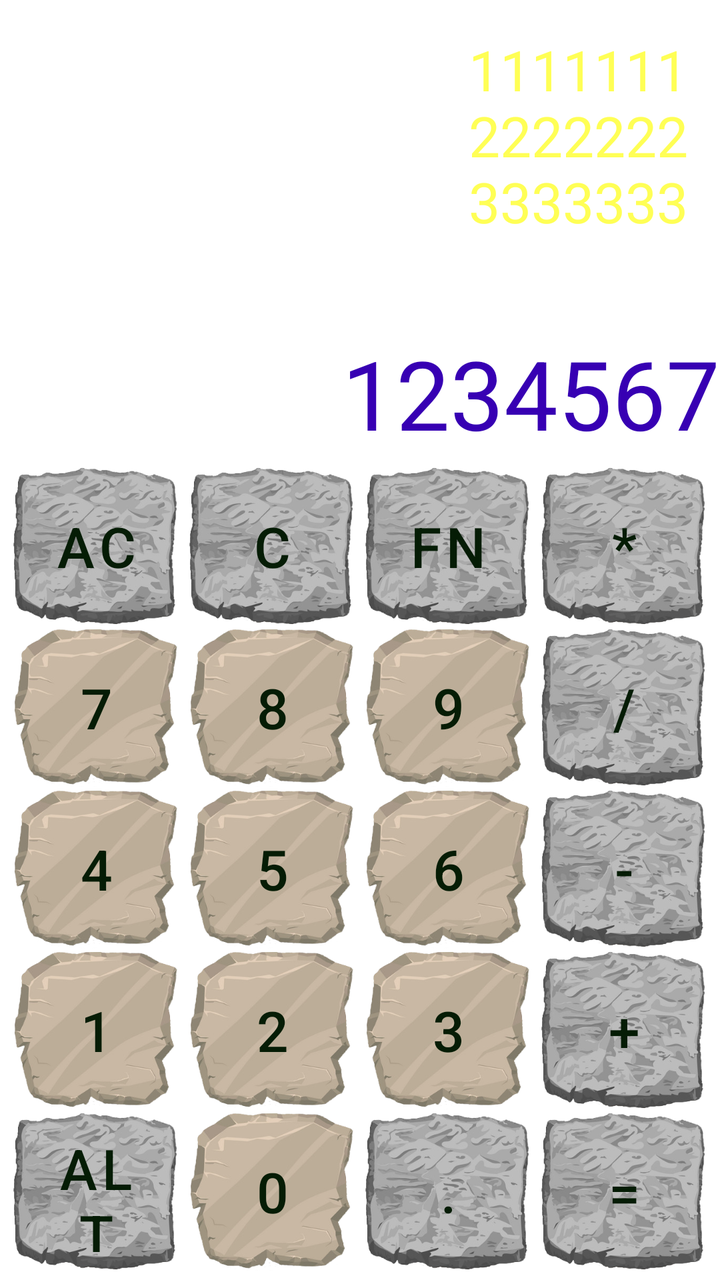
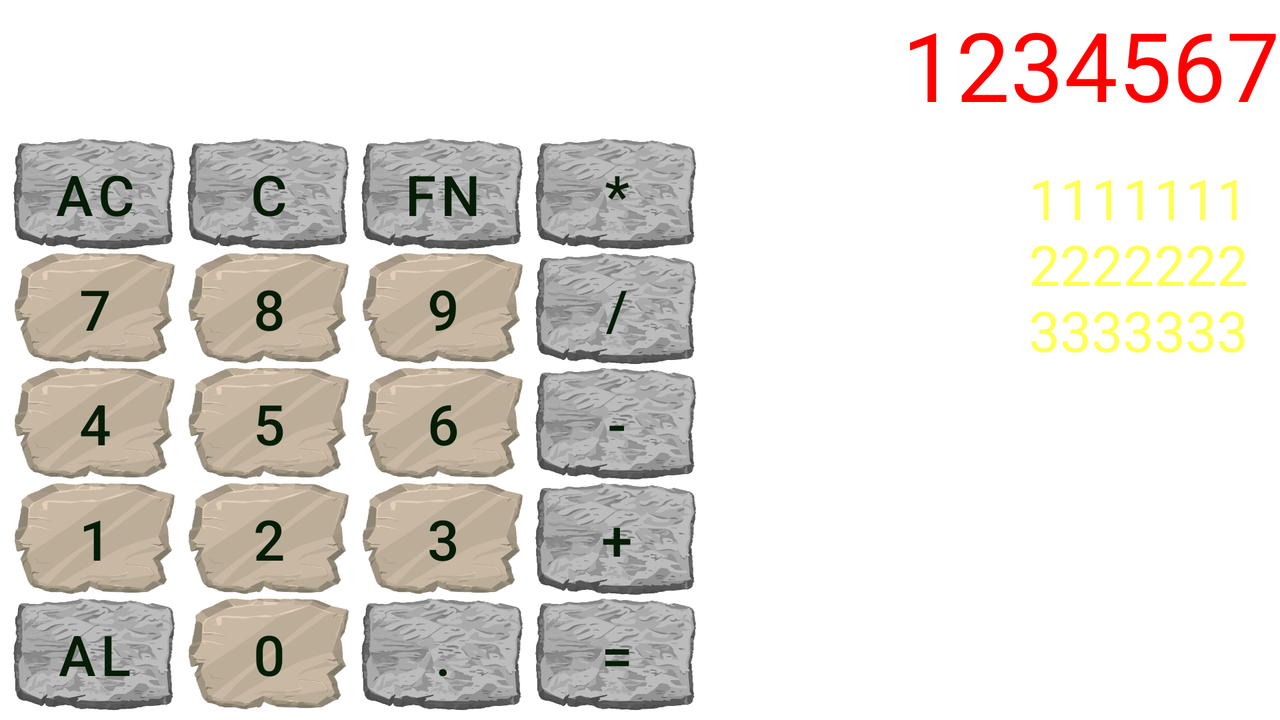

Compare how this app lays out the same screen by default and in its alternative resource folder. The renders come first, then the two layout files and the values they reference.
<!-- AndroidManifest.xml: application theme Theme.MarsCalculator -->
<!-- res/layout/activity_main.xml -->
<?xml version="1.0" encoding="utf-8"?>
<FrameLayout xmlns:android="http://schemas.android.com/apk/res/android"
    xmlns:app="http://schemas.android.com/apk/res-auto"
    xmlns:tools="http://schemas.android.com/tools"
    android:layout_width="match_parent"
    android:layout_height="match_parent"
    tools:context=".ui.MarsCalculatorActivity">

    <ImageView
        android:layout_width="match_parent"
        android:layout_height="match_parent"
        android:contentDescription="@string/main_image"
        android:scaleType="centerCrop"
        android:src="@drawable/mars_2051748_1280" />

    <androidx.constraintlayout.widget.ConstraintLayout
        android:layout_width="match_parent"
        android:layout_height="match_parent">

        <androidx.core.widget.NestedScrollView
            android:id="@+id/scroll_display"
            android:layout_width="match_parent"
            android:layout_height="0dp"
            android:verticalScrollbarPosition="left"
            app:layout_constraintBottom_toTopOf="@id/enter_display"
            app:layout_constraintTop_toTopOf="parent"
            app:layout_constraintVertical_weight="4">

            <TextView
                android:id="@+id/display"
                style="@style/display_text"
                android:layout_width="match_parent"
                android:layout_height="match_parent"
                android:gravity="end"
                android:padding="@dimen/padding_16"
                tools:text="1111111\n2222222\n3333333" />
        </androidx.core.widget.NestedScrollView>

        <TextView
            android:id="@+id/enter_display"
            android:layout_width="match_parent"
            android:layout_height="wrap_content"
            android:textColor="@color/purple_700"
            android:textSize="@dimen/display_text_size"
            app:layout_constraintBottom_toTopOf="@id/key_field"
            app:layout_constraintTop_toBottomOf="@id/scroll_display"
            android:textAlignment="viewEnd"
            tools:text="1234567" />

        <GridLayout
            android:id="@+id/key_field"
            android:layout_width="match_parent"
            android:layout_height="0dp"
            android:columnCount="4"
            android:padding="@dimen/padding_4"
            app:layout_constraintBottom_toBottomOf="parent"
            app:layout_constraintTop_toBottomOf="@id/enter_display"
            app:layout_constraintVertical_weight="10">

            <com.google.android.material.button.MaterialButton
                android:id="@+id/button_ac"
                style="@style/CalculatorButton.FuncButton"
                android:text="@string/btn_AC" />

            <com.google.android.material.button.MaterialButton
                android:id="@+id/button_c"
                style="@style/CalculatorButton.FuncButton"
                android:text="@string/btn_C" />

            <com.google.android.material.button.MaterialButton
                android:id="@+id/button_fn"
                style="@style/CalculatorButton.FuncButton"
                android:text="@string/btn_fn" />

            <com.google.android.material.button.MaterialButton
                android:id="@+id/button_multi"
                style="@style/CalculatorButton.FuncButton"
                android:text="@string/btn_multi" />

            <com.google.android.material.button.MaterialButton
                android:id="@+id/button_7"
                style="@style/CalculatorButton.NumericButton"
                android:text="@string/btn_7" />

            <com.google.android.material.button.MaterialButton
                android:id="@+id/button_8"
                style="@style/CalculatorButton.NumericButton"
                android:text="@string/btn_8" />

            <com.google.android.material.button.MaterialButton
                android:id="@+id/button_9"
                style="@style/CalculatorButton.NumericButton"
                android:text="@string/btn_9" />

            <com.google.android.material.button.MaterialButton
                android:id="@+id/button_div"
                style="@style/CalculatorButton.FuncButton"
                android:text="@string/btn_div" />

            <com.google.android.material.button.MaterialButton
                android:id="@+id/button_4"
                style="@style/CalculatorButton.NumericButton"
                android:text="@string/btn_4" />

            <com.google.android.material.button.MaterialButton
                android:id="@+id/button_5"
                style="@style/CalculatorButton.NumericButton"
                android:text="@string/btn_5" />

            <com.google.android.material.button.MaterialButton
                android:id="@+id/button_6"
                style="@style/CalculatorButton.NumericButton"
                android:text="@string/btn_6" />

            <com.google.android.material.button.MaterialButton
                android:id="@+id/button_minus"
                style="@style/CalculatorButton.FuncButton"
                android:text="@string/btn_minus" />

            <com.google.android.material.button.MaterialButton
                android:id="@+id/button_1"
                style="@style/CalculatorButton.NumericButton"
                android:text="@string/btn_1" />

            <com.google.android.material.button.MaterialButton
                android:id="@+id/button_2"
                style="@style/CalculatorButton.NumericButton"
                android:text="@string/btn_2" />

            <com.google.android.material.button.MaterialButton
                android:id="@+id/button_3"
                style="@style/CalculatorButton.NumericButton"
                android:text="@string/btn_3" />

            <com.google.android.material.button.MaterialButton
                android:id="@+id/button_plus"
                style="@style/CalculatorButton.FuncButton"
                android:text="@string/btn_plus" />

            <com.google.android.material.button.MaterialButton
                android:id="@+id/button_alt"
                style="@style/CalculatorButton.FuncButton"
                android:text="@string/btn_alt" />

            <com.google.android.material.button.MaterialButton
                android:id="@+id/button_0"
                style="@style/CalculatorButton.NumericButton"
                android:text="@string/btn_0" />

            <com.google.android.material.button.MaterialButton
                android:id="@+id/button_dot"
                style="@style/CalculatorButton.FuncButton"
                android:text="@string/btn_dot" />

            <com.google.android.material.button.MaterialButton
                android:id="@+id/button_equ"
                style="@style/CalculatorButton.FuncButton"
                android:text="@string/btn_equal" />

        </GridLayout>
    </androidx.constraintlayout.widget.ConstraintLayout>
</FrameLayout>
<!-- resources referenced by this layout -->
<resources>
  <color name="purple_700">#FF3700B3</color>
  <dimen name="display_text_size">48sp</dimen>
  <dimen name="padding_16">16dp</dimen>
  <dimen name="padding_4">4dp</dimen>
  <string name="btn_0">0</string>
  <string name="btn_1">1</string>
  <string name="btn_2">2</string>
  <string name="btn_3">3</string>
  <string name="btn_4">4</string>
  <string name="btn_5">5</string>
  <string name="btn_6">6</string>
  <string name="btn_7">7</string>
  <string name="btn_8">8</string>
  <string name="btn_9">9</string>
  <string name="btn_AC">AC</string>
  <string name="btn_C">C</string>
  <string name="btn_alt">ALT</string>
  <string name="btn_div">/</string>
  <string name="btn_dot">.</string>
  <string name="btn_equal">=</string>
  <string name="btn_fn">FN</string>
  <string name="btn_minus">-</string>
  <string name="btn_multi">*</string>
  <string name="btn_plus">+</string>
  <string name="main_image">background image</string>
  <style name="CalculatorButton.FuncButton" parent="CalculatorButton">
          <item name="backgroundTint">@color/button_selector</item>
          <item name="android:background">@drawable/stone1</item>
          <item name="backgroundTintMode">src_atop</item>
      </style>
  <style name="CalculatorButton.NumericButton" parent="CalculatorButton">
          <item name="backgroundTint">@color/button_selector</item>
          <item name="android:background">@drawable/stone2</item>
          <item name="backgroundTintMode">src_atop</item>
      </style>
  <style name="display_text">
          <item name="android:textSize">@dimen/main_text_size</item>
          <item name="android:textColor">@color/display_text</item>
      </style>
  <style name="Theme.MarsCalculator" parent="Theme.MaterialComponents.DayNight.NoActionBar">
          
          <item name="colorPrimary">@color/purple_500</item>
          <item name="colorPrimaryVariant">@color/purple_700</item>
          <item name="colorOnPrimary">@color/white</item>
          
          <item name="colorSecondary">@color/teal_200</item>
          <item name="colorSecondaryVariant">@color/teal_700</item>
          <item name="colorOnSecondary">@color/black</item>
          
          <item name="android:statusBarColor" tools:targetApi="l">?attr/colorPrimaryVariant</item>
          
      </style>
  <style name="CalculatorButton">
          <item name="android:layout_width">@dimen/spacing_0</item>
          <item name="android:layout_height">@dimen/spacing_0</item>
          <item name="android:layout_rowWeight">1</item>
          <item name="android:layout_columnWeight">1</item>
          <item name="android:layout_marginEnd">@dimen/spacing_2</item>
          <item name="android:layout_marginStart">@dimen/spacing_2</item>
          <item name="android:textSize">@dimen/main_text_size</item>
          <item name="android:textColor">@color/button_text_color</item>
      </style>
  <!-- drawable stone1: png bitmap (drawable, 94622 bytes) -->
  <!-- drawable stone2: png bitmap (drawable, 59159 bytes) -->
  <dimen name="main_text_size">28sp</dimen>
  <color name="display_text">#FFFF55</color>
  <color name="purple_500">#FF6200EE</color>
  <color name="white">#FFFFFFFF</color>
  <color name="teal_200">#FF03DAC5</color>
  <color name="teal_700">#FF018786</color>
  <color name="black">#FF000000</color>
  <dimen name="spacing_0">0dp</dimen>
  <dimen name="spacing_2">2dp</dimen>
  <color name="button_text_color">#051C05</color>
</resources>
<!-- res/layout-land/activity_main.xml (the repository's variant of the layout above) -->
<!-- drawn on the phone turned sideways -->
<?xml version="1.0" encoding="utf-8"?>
<FrameLayout xmlns:android="http://schemas.android.com/apk/res/android"
    xmlns:app="http://schemas.android.com/apk/res-auto"
    xmlns:tools="http://schemas.android.com/tools"
    android:layout_width="match_parent"
    android:layout_height="match_parent"
    tools:context=".ui.MarsCalculatorActivity">

    <ImageView
        android:layout_width="match_parent"
        android:layout_height="match_parent"
        android:scaleType="centerCrop"
        android:src="@drawable/mars_2051748_1280"
        android:contentDescription="@string/main_image" />

    <androidx.constraintlayout.widget.ConstraintLayout
        android:layout_width="match_parent"
        android:layout_height="match_parent">

        <androidx.core.widget.NestedScrollView
            android:id="@+id/scroll_display"
            android:layout_width="0dp"
            android:layout_height="0dp"
            app:layout_constraintHorizontal_weight="4"
            app:layout_constraintBottom_toBottomOf="parent"
            app:layout_constraintTop_toBottomOf="@id/enter_display"
            app:layout_constraintStart_toEndOf="@id/key_field"
            app:layout_constraintEnd_toEndOf="parent"
            app:layout_constraintVertical_weight="4">

            <TextView
                android:id="@+id/display"
                style="@style/display_text"
                android:layout_width="match_parent"
                android:layout_height="match_parent"
                android:gravity="end"
                android:padding="@dimen/padding_16"
                tools:text="1111111\n2222222\n3333333" />
        </androidx.core.widget.NestedScrollView>

        <TextView
            android:id="@+id/enter_display"
            android:layout_width="match_parent"
            android:layout_height="wrap_content"
            app:layout_constraintTop_toTopOf="parent"
            app:layout_constraintBottom_toTopOf="@id/key_field"
            android:textSize="@dimen/display_text_size"
            android:textColor="@color/red"
            android:textAlignment="viewEnd"
            tools:text="1234567"/>

        <GridLayout
            android:id="@+id/key_field"
            android:layout_width="0dp"
            android:layout_height="0dp"
            app:layout_constraintHorizontal_weight="5"
            android:columnCount="4"
            android:padding="@dimen/padding_4"
            app:layout_constraintBottom_toBottomOf="parent"
            app:layout_constraintStart_toStartOf="parent"
            app:layout_constraintTop_toBottomOf="@id/enter_display"
            app:layout_constraintEnd_toStartOf="@id/scroll_display"
            app:layout_constraintVertical_weight="10">

            <com.google.android.material.button.MaterialButton
                android:id="@+id/button_ac"
                style="@style/CalculatorButton.FuncButton"
                android:text="@string/btn_AC" />

            <com.google.android.material.button.MaterialButton
                android:id="@+id/button_c"
                style="@style/CalculatorButton.FuncButton"
                android:text="@string/btn_C" />

            <com.google.android.material.button.MaterialButton
                android:id="@+id/button_fn"
                style="@style/CalculatorButton.FuncButton"
                android:text="@string/btn_fn" />

            <com.google.android.material.button.MaterialButton
                android:id="@+id/button_multi"
                style="@style/CalculatorButton.FuncButton"
                android:text="@string/btn_multi" />

            <com.google.android.material.button.MaterialButton
                android:id="@+id/button_7"
                style="@style/CalculatorButton.NumericButton"
                android:text="@string/btn_7" />

            <com.google.android.material.button.MaterialButton
                android:id="@+id/button_8"
                style="@style/CalculatorButton.NumericButton"
                android:text="@string/btn_8" />

            <com.google.android.material.button.MaterialButton
                android:id="@+id/button_9"
                style="@style/CalculatorButton.NumericButton"
                android:text="@string/btn_9" />

            <com.google.android.material.button.MaterialButton
                android:id="@+id/button_div"
                style="@style/CalculatorButton.FuncButton"
                android:text="@string/btn_div" />

            <com.google.android.material.button.MaterialButton
                android:id="@+id/button_4"
                style="@style/CalculatorButton.NumericButton"
                android:text="@string/btn_4" />

            <com.google.android.material.button.MaterialButton
                android:id="@+id/button_5"
                style="@style/CalculatorButton.NumericButton"
                android:text="@string/btn_5" />

            <com.google.android.material.button.MaterialButton
                android:id="@+id/button_6"
                style="@style/CalculatorButton.NumericButton"
                android:text="@string/btn_6" />

            <com.google.android.material.button.MaterialButton
                android:id="@+id/button_minus"
                style="@style/CalculatorButton.FuncButton"
                android:text="@string/btn_minus" />

            <com.google.android.material.button.MaterialButton
                android:id="@+id/button_1"
                style="@style/CalculatorButton.NumericButton"
                android:text="@string/btn_1" />

            <com.google.android.material.button.MaterialButton
                android:id="@+id/button_2"
                style="@style/CalculatorButton.NumericButton"
                android:text="@string/btn_2" />

            <com.google.android.material.button.MaterialButton
                android:id="@+id/button_3"
                style="@style/CalculatorButton.NumericButton"
                android:text="@string/btn_3" />

            <com.google.android.material.button.MaterialButton
                android:id="@+id/button_plus"
                style="@style/CalculatorButton.FuncButton"
                android:text="@string/btn_plus" />

            <com.google.android.material.button.MaterialButton
                android:id="@+id/button_alt"
                style="@style/CalculatorButton.FuncButton"
                android:text="@string/btn_alt" />

            <com.google.android.material.button.MaterialButton
                android:id="@+id/button_0"
                style="@style/CalculatorButton.NumericButton"
                android:text="@string/btn_0" />

            <com.google.android.material.button.MaterialButton
                android:id="@+id/button_dot"
                style="@style/CalculatorButton.FuncButton"
                android:text="@string/btn_dot" />

            <com.google.android.material.button.MaterialButton
                android:id="@+id/button_equ"
                style="@style/CalculatorButton.FuncButton"
                android:text="@string/btn_equal" />


        </GridLayout>
    </androidx.constraintlayout.widget.ConstraintLayout>
</FrameLayout>
<!-- resources referenced by the variant -->
<!-- as the phone turned sideways resolves them -->
<resources>
  <color name="red">#FF0000</color>
  <dimen name="display_text_size">48sp</dimen>
  <dimen name="padding_16">16dp</dimen>
  <dimen name="padding_4">4dp</dimen>
  <string name="btn_0">0</string>
  <string name="btn_1">1</string>
  <string name="btn_2">2</string>
  <string name="btn_3">3</string>
  <string name="btn_4">4</string>
  <string name="btn_5">5</string>
  <string name="btn_6">6</string>
  <string name="btn_7">7</string>
  <string name="btn_8">8</string>
  <string name="btn_9">9</string>
  <string name="btn_AC">AC</string>
  <string name="btn_C">C</string>
  <string name="btn_alt">ALT</string>
  <string name="btn_div">/</string>
  <string name="btn_dot">.</string>
  <string name="btn_equal">=</string>
  <string name="btn_fn">FN</string>
  <string name="btn_minus">-</string>
  <string name="btn_multi">*</string>
  <string name="btn_plus">+</string>
  <string name="main_image">background image</string>
  <style name="CalculatorButton.FuncButton" parent="CalculatorButton">
          <item name="backgroundTint">@color/button_selector</item>
          <item name="android:background">@drawable/stone1</item>
          <item name="backgroundTintMode">src_atop</item>
      </style>
  <style name="CalculatorButton.NumericButton" parent="CalculatorButton">
          <item name="backgroundTint">@color/button_selector</item>
          <item name="android:background">@drawable/stone2</item>
          <item name="backgroundTintMode">src_atop</item>
      </style>
  <style name="display_text">
          <item name="android:textSize">@dimen/main_text_size</item>
          <item name="android:textColor">@color/display_text</item>
      </style>
  <style name="Theme.MarsCalculator" parent="Theme.MaterialComponents.DayNight.NoActionBar">
          
          <item name="colorPrimary">@color/purple_500</item>
          <item name="colorPrimaryVariant">@color/purple_700</item>
          <item name="colorOnPrimary">@color/white</item>
          
          <item name="colorSecondary">@color/teal_200</item>
          <item name="colorSecondaryVariant">@color/teal_700</item>
          <item name="colorOnSecondary">@color/black</item>
          
          <item name="android:statusBarColor" tools:targetApi="l">?attr/colorPrimaryVariant</item>
          
      </style>
  <style name="CalculatorButton">
          <item name="android:layout_width">@dimen/spacing_0</item>
          <item name="android:layout_height">@dimen/spacing_0</item>
          <item name="android:layout_rowWeight">1</item>
          <item name="android:layout_columnWeight">1</item>
          <item name="android:layout_marginEnd">@dimen/spacing_2</item>
          <item name="android:layout_marginStart">@dimen/spacing_2</item>
          <item name="android:textSize">@dimen/main_text_size</item>
          <item name="android:textColor">@color/button_text_color</item>
      </style>
  <!-- drawable stone1: png bitmap (drawable, 94622 bytes) -->
  <!-- drawable stone2: png bitmap (drawable, 59159 bytes) -->
  <dimen name="main_text_size">28sp</dimen>
  <color name="display_text">#FFFF55</color>
  <color name="purple_500">#FF6200EE</color>
  <color name="purple_700">#FF3700B3</color>
  <color name="white">#FFFFFFFF</color>
  <color name="teal_200">#FF03DAC5</color>
  <color name="teal_700">#FF018786</color>
  <color name="black">#FF000000</color>
  <dimen name="spacing_0">0dp</dimen>
  <dimen name="spacing_2">2dp</dimen>
  <color name="button_text_color">#051C05</color>
</resources>
